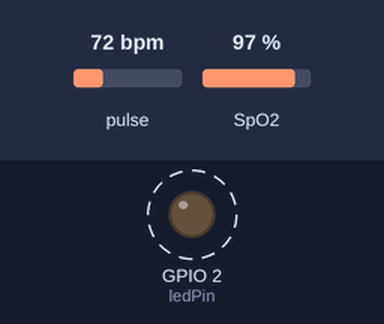
The sketch below on a simulated ESP8266 (NodeMCU). Parts: output pins drawn as LEDs (lit = HIGH). Dashed ring = blinking. Inputs (shaded band) come from the test bench; at power-on: pulse 72 bpm, SpO2 97 %. WiFi joins after 1.5 s; servers stay silent unless stated; what the sketch prints to the serial monitor is not drawn.

Above: at 2.7 s.
2.8 s: pulse set to 42 bpm
At 4.3 s:
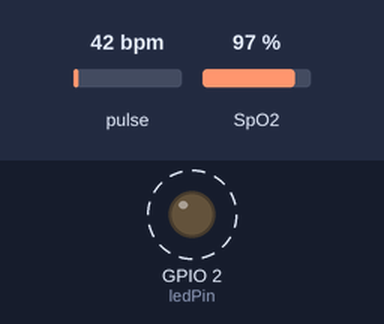
9.5 s: pulse set to 70 bpm
At 10.1 s:
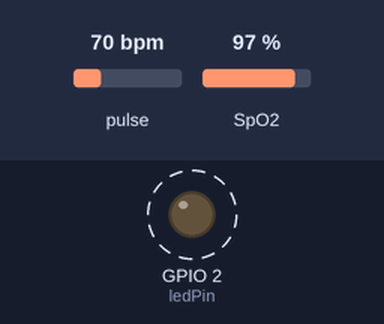
Timing chart, 0 to 23.8 s (numbered marks = the images above; inputs shaded):
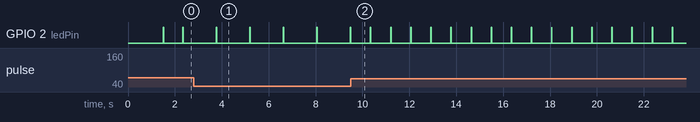

Measured:
- after the input at 2.8 s, GPIO 2 (ledPin): alternates HIGH for 0.02 s and LOW for 1.4 s, starting after 0.97 s
- after the input at 9.5 s, GPIO 2 (ledPin): alternates HIGH for 0.02 s and LOW for 0.84 s, starting after 0.84 s
- by itself, GPIO 2 (ledPin): alternates HIGH for 0.02 s and LOW for 0.81 s

The sketch:

Data_upload_code.ino
```cpp
#include <Wire.h>
#include "MAX30100_PulseOximeter.h"
#include "ThingSpeak.h"
#include <ESP8266WiFi.h>

#define REPORTING_PERIOD_MS 16000  // ThingSpeak free account: 1 update/15 sec

PulseOximeter pox;

const int outputPin = A0;
const int ledPin = LED_BUILTIN;

unsigned long lastReportTime = 0;

// ThingSpeak credentials
char thingSpeakAddress[] = "api.thingspeak.com";
unsigned long channelID = 2532839;
const char* writeAPIKey = "H7SRQRNE1Q07QJNE";

const char* ssid = "Sasi";
const char* password = "SASI1234";

WiFiClient client;

void setup() {
  Serial.begin(115200);

  WiFi.begin(ssid, password);
  Serial.print("Connecting to WiFi");
  while (WiFi.status() != WL_CONNECTED) {
    delay(500);
    Serial.print(".");
  }
  Serial.println("\nWiFi connected");

  if (!pox.begin()) {
    Serial.println("MAX30100 not found!");
    while (1);
  }

  pox.setIRLedCurrent(MAX30100_LED_CURR_7_6MA);
  pox.setOnBeatDetectedCallback(onBeatDetected);

  ThingSpeak.begin(client);
  pinMode(ledPin, OUTPUT);
}

void loop() {
  pox.update();

  if (millis() - lastReportTime > REPORTING_PERIOD_MS) {
    lastReportTime = millis();

    int ecgValue = analogRead(outputPin);
    float spo2 = pox.getSpO2();
    float heartRate = pox.getHeartRate();

    Serial.print("ECG: "); Serial.print(ecgValue);
    Serial.print("  SpO2: "); Serial.print(spo2);
    Serial.print("  Heart Rate: "); Serial.println(heartRate);

    // Upload all 3 fields in one request
    ThingSpeak.setField(1, ecgValue);
    ThingSpeak.setField(2, spo2);
    ThingSpeak.setField(3, heartRate);
    int response = ThingSpeak.writeFields(channelID, writeAPIKey);

    if (response == 200) {
      Serial.println("Data sent to ThingSpeak");
    } else {
      Serial.print("Error sending data: ");
      Serial.println(response);
    }
  }
}

void onBeatDetected() {
  digitalWrite(ledPin, HIGH);
  delay(20);
  digitalWrite(ledPin, LOW);
}
```
